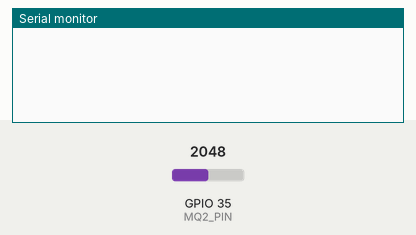
A sketch run on a simulated ESP32. On the bench: the last lines printed to the serial monitor. Inputs (shaded band) come from the test bench; at power-on: GPIO 35 (MQ2_PIN) = 2048. WiFi joins after 1.5 s; servers stay silent unless stated.

Above: at 3.0 s.
3.1 s: GPIO 35 (MQ2_PIN) set to 4055
At 7.3 s:
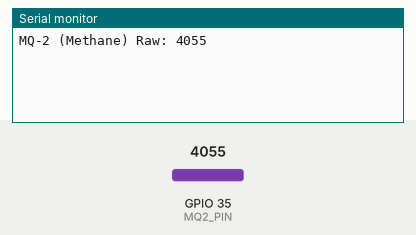
13.3 s: GPIO 35 (MQ2_PIN) set to 4095
At 17.3 s:
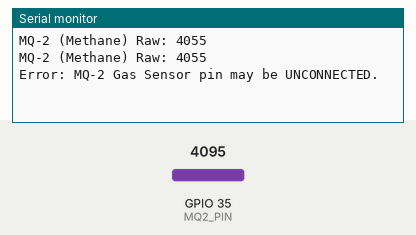

The sketch:

mq2.ino
```cpp
#define BLYNK_TEMPLATE_ID   "TMPL3OFQJ3oEM"
#define BLYNK_AUTH_TOKEN    "tfum7sY1H0cd-Tbp3fl4KD0y77EnAHeT" // REPLACE
char ssid[] = "WIFI-Name";      // REPLACE
char pass[] = "WifiPassword";   // REPLACE

#define BLYNK_PRINT Serial

#include <WiFi.h>
#include <BlynkSimpleEsp32.h>

// Sensor Definitions
#define MQ2_PIN 35      // ADC pin for MQ-2 Gas Analog output
#define MQ2_VPIN V4     // Virtual Pin for MQ-2 Gas Sensor
const int ADC_MAX = 4095; // ESP32 12-bit ADC max value
const long FAST_SENSORS_INTERVAL = 5000L; // Read every 5s

BlynkTimer timer;

void readMQ2Sensor()
{
  int mq2Value = analogRead(MQ2_PIN);

  if (mq2Value >= ADC_MAX) {
    Serial.println("Error: MQ-2 Gas Sensor pin may be UNCONNECTED.");
    Blynk.virtualWrite(MQ2_VPIN, "Error");
  } else {
    Serial.print("MQ-2 (Methane) Raw: "); Serial.println(mq2Value);
    Blynk.virtualWrite(MQ2_VPIN, mq2Value); // Send to V4
  }
}

void setup()
{
  Serial.begin(115200);
  Blynk.begin(BLYNK_AUTH_TOKEN, ssid, pass);
  timer.setInterval(FAST_SENSORS_INTERVAL, readMQ2Sensor); // Read every 5s
}

void loop()
{
  Blynk.run();
  timer.run();
}
```

Measured:
- the behaviour switches between 4094 and 4095 on GPIO 35 (MQ2_PIN) (found by bisection; images 1 and 2)
- after the input at 3.1 s, the serial monitor: prints a new line after 3.7 s (image 1)
- after the input at 13.3 s, the serial monitor: prints a new line after 3.5 s (image 2)
